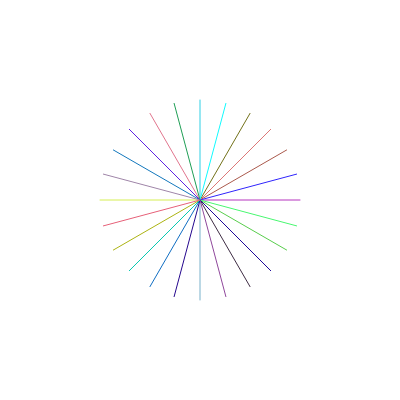
Frame 1 (no input)
Frame 60 (no input): identical to frame 1, image omitted
Frame 120 (the mouse pressed at the canvas centre since frame 60): identical to frame 1, image omitted

The p5.js sketch that drew this single still picture (run headless with seeded random() and noise() and a simulated clock; from frame 60 on, the mouse is pressed at the canvas centre):

// p5.js sketch
// ── sketch.js

function setup() {background(0);
  createCanvas(400, 400);
  angleMode(DEGREES);
  
 let freq = frameCount ;
  let sinValue = sin(freq) ;
  
  aaa(width/2, height/2, 0, width,0, height)
  
}

function draw() {
  

  // let amp = 50
 
    // aaa(random(0,width/4),random(3*width/4), 50, 300,300,50)
    // aaa(random(3*width/4), random(0,width/4), 300,50,50,300)
    // aaa(random(0,height/4),random(3*height/4),50, 300,300,50)
    // aaa()
    // aaa()
    // aaa()
    // aaa()
  
//  
//   push();
//   translate(width/2, height/2);
//   rotate(frameCount*0.1);
//     for (let angle = 0; angle < 360; angle += 30) {
//     let radDist = map(sin(angle*8), -1, 1, 100, 100); // radial distance
//     let x = cos(angle) * radDist
//     let y = sin(angle) * radDist
//     stroke(random(255),random(255),random(255))
//     line(0, 0, x, y);
//   }
//   pop();
  
//   push();
//   translate(width/2, height/2);
//   rotate(frameCount*0.1);
//     for (let angle = 15; angle < 360; angle += 30) {
//     let radDist = map(sin(angle*8), -1, 1, 100, 100); // radial distance
//     let m = cos(angle) * radDist
//     let n = sin(angle) * radDist
//     stroke(random(255),random(255),random(255))
//     line(0,0,m,n)
//   }
//   pop();
//  
//   push();
//   rotate(frameCount*0.1);
//     for (let angle = 0; angle < 360; angle += 30) {
//     let radDist = map(sin(angle*8), -1, 1, 100, 100); // radial distance
//     let x = cos(angle) * radDist
//     let y = sin(angle) * radDist
//     stroke(random(255),random(255),random(255))
//     line(0, 0, x, y);
//   }
//   pop();

//   push();
//   rotate(frameCount*0.1);
//     for (let angle = 15; angle < 360; angle += 30) {
//     let radDist = map(sin(angle*8), -1, 1, 100, 100); // radial distance
//     let m = map(mouseX,0, width,-cos(angle) * radDist, cos(angle) * radDist)
//     let n = map(mouseY,0, height,-sin(angle) * radDist, sin(angle) * radDist) 
//     stroke(random(255),random(255),random(255))
//     line(0,0,m,n)
//   }
//   pop();
// //  
//     push();
//    translate(0, height);
//     rotate(frameCount*0.1);
//     for (let angle = 0; angle < 360; angle += 30) {
//     let radDist = map(sin(angle*8), -1, 1, 100, 100); // radial distance
//     let x = cos(angle) * radDist
//     let y = sin(angle) * radDist
//     stroke(random(255),random(255),random(255))
//     line(0, 0, x, y);
//   }
//   pop();

//   push();
//   translate(0, height);
//   rotate(frameCount*0.1);
//     for (let angle = 15; angle < 360; angle += 30) {
//     let radDist = map(sin(angle*8), -1, 1, 100, 100); // radial distance
//     let m = map(mouseX,0, width,-cos(angle) * radDist, cos(angle) * radDist)
//     let n = map(mouseY,0, height,-sin(angle) * radDist, sin(angle) * radDist) 
//     stroke(random(255),random(255),random(255))
//     line(0,0,m,n)
//   }
//   pop();
// //  
//     push();
//   translate(width, height);
//   rotate(frameCount*0.1);
//     for (let angle = 0; angle < 360; angle += 30) {
//     let radDist = map(sin(angle*8), -1, 1, 100, 100); // radial distance
//     let x = cos(angle) * radDist
//     let y = sin(angle) * radDist
//     stroke(random(255),random(255),random(255))
//     line(0, 0, x, y);
//   }
//   pop();

//   push();
//    translate(width, height);
//   rotate(frameCount*0.1);
//     for (let angle = 15; angle < 360; angle += 30) {
//     let radDist = map(sin(angle*8), -1, 1, 100, 100); // radial distance
//     let m = map(mouseX,0, width,-cos(angle) * radDist, cos(angle) * radDist)
//     let n = map(mouseY,0, height,-sin(angle) * radDist, sin(angle) * radDist) 
//     stroke(random(255),random(255),random(255))
//     line(0,0,m,n)
//   }
//   pop();
// //  
//     push();
//    translate(width,0);
//   rotate(frameCount*0.1);
//     for (let angle = 0; angle < 360; angle += 30) {
//     let radDist = map(sin(angle*8), -1, 1, 100, 100); // radial distance
//     let x = cos(angle) * radDist
//     let y = sin(angle) * radDist
//     stroke(random(255),random(255),random(255))
//     line(0, 0, x, y);
//   }
//   pop();

//   push();
//   translate(width,0);
//   rotate(frameCount*0.1);
//     for (let angle = 15; angle < 360; angle += 30) {
//     let radDist = map(sin(angle*8), -1, 1, 100, 100); // radial distance
//     let m = map(mouseX,0, width,-cos(angle) * radDist, cos(angle) * radDist)
//     let n = map(mouseY,0, height,-sin(angle) * radDist, sin(angle) * radDist) 
//     stroke(random(255),random(255),random(255))
//     line(0,0,m,n)
//   }
//   pop();

}

function aaa(m,n,p,q,s,t){
  push();
  translate(m,n);
  rotate(frameCount*0.1);
    for (let angle = 0; angle < 360; angle += 30) {
    let radDist = map(sin(angle*8), -1, 1, 100, 100); // radial distance
    let x = cos(angle) * radDist
    let y = sin(angle) * radDist
    stroke(random(255),random(255),random(255))
    line(0, 0, x, y);
  }
  pop();

  push();
  translate(m,n);
  rotate(frameCount*0.1);
    for (let angle = 15; angle < 360; angle += 30) {
    let radDist = map(sin(angle*8), -1, 1, 100, 100); // radial distance
    let m = map(mouseX,p,q,-cos(angle) * radDist, cos(angle) * radDist)
    let n = map(mouseY,s,t,-sin(angle) * radDist, sin(angle) * radDist) 
    stroke(random(255),random(255),random(255))
    line(0,0,m,n)
  }
  pop();
}
